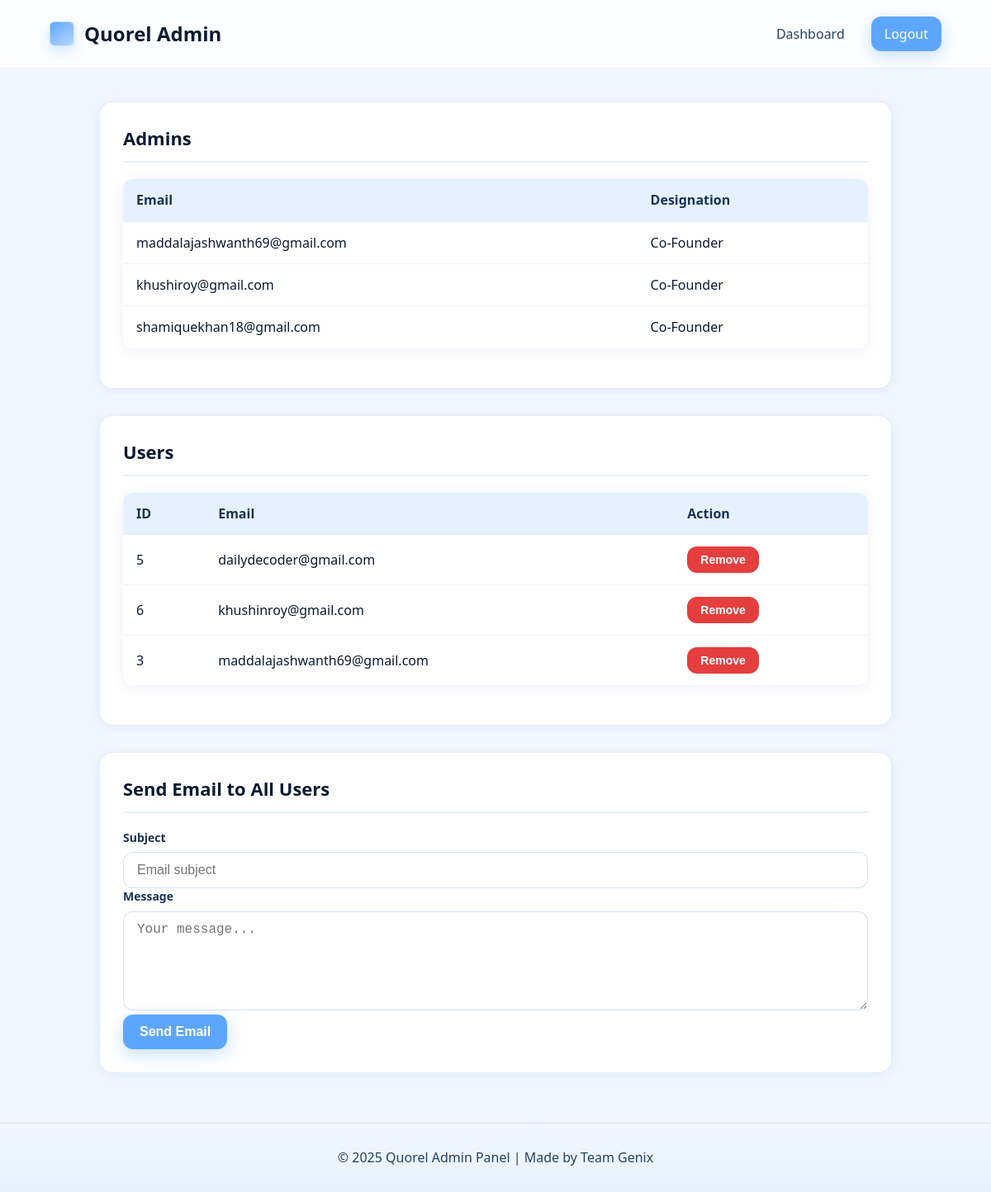
The page /admin-panel (signed in) on the database its author committed.
### tables this page shows
CREATE TABLE admins (
            id INTEGER PRIMARY KEY AUTOINCREMENT,
            email TEXT UNIQUE NOT NULL,
            designation TEXT DEFAULT 'Admin'
        );

CREATE TABLE users (
            id INTEGER PRIMARY KEY AUTOINCREMENT,
            email TEXT UNIQUE NOT NULL,
            password_hash TEXT NOT NULL,
            is_verified INTEGER DEFAULT 0,
            verification_token TEXT,
            reset_token TEXT,
            reset_expiry TEXT
        );

### app.py (the view)
@app.route("/admin-panel", methods=["GET", "POST"])
def admin_panel():
    denied = require_admin()
    if denied: return denied
    conn = sqlite3.connect(USER_DB)
    cur = conn.cursor()
    cur.execute("SELECT id, email FROM users")
    users = cur.fetchall()
    cur.execute("SELECT id, email, designation FROM admins")
    admins = cur.fetchall()
    conn.close()
    return render_template("admin_panel.html", users=users, admins=admins)

### app.py (called while the page is built)
def is_admin(email):
    conn = sqlite3.connect(USER_DB)
    cur = conn.cursor()
    cur.execute("SELECT 1 FROM admins WHERE email=?", (email,))
    result = cur.fetchone()
    conn.close()
    return result is not None

def require_admin():
    if "user" not in session or not is_admin(session["user"]):
        return render_template("403.html"), 403
    return None

### templates/admin_panel.html (shortened to what this page needs)
<!DOCTYPE html>
<html lang="en">
<head>
</head>
<body>
    <header class="admin-header">
        <div class="admin-brand">
            <div class="brand-mark" aria-hidden="true"></div>
            <h1>Quorel Admin</h1>
        </div>
        <nav class="admin-nav">
            <a href="{{ url_for('index') }}">Dashboard</a>
            <a href="{{ url_for('logout') }}">Logout</a>
        </nav>
    </header>
    <div class="admin-container">
        <section class="admin-section">
            <h2>Admins</h2>
            <table class="admin-table">
                <thead>
                    <tr>
                        <th>Email</th>
                        <th>Designation</th>
                    </tr>
                </thead>
                <tbody>
                    {% for admin in admins %}
                    <tr>
                        <td>{{ admin[1] }}</td>
                        <td>
                            {% if admin[1] == 'maddalajashwanth69@gmail.com' %}
                            Co-Founder
                            {% else %}
                            {{ admin[2] }}
                            {% endif %}
                        </td>
                    </tr>
                    {% endfor %}
                </tbody>
            </table>
        </section>
        <section class="admin-section">
            <h2>Users</h2>
            <table class="admin-table">
                <thead>
                    <tr>
                        <th>ID</th>
                        <th>Email</th>
                        <th>Action</th>
                    </tr>
                </thead>
                <tbody>
                    {% for user in users %}
                    <tr>
                        <td>{{ user[0] }}</td>
                        <td>{{ user[1] }}</td>
                        <td>
                            <form method="post" action="{{ url_for('remove_user') }}" style="display:inline;">
                                <button type="submit" class="btn btn-danger"
                                    onclick="return confirm('Are you sure you want to remove this user?')">Remove</button>
                            </form>
                        </td>
                    </tr>
                    {% endfor %}
                </tbody>
            </table>
        </section>
        <section class="admin-section">
            <h2>Send Email to All Users</h2>
            <form method="post" action="{{ url_for('send_email_to_all') }}">
                <div class="form-group">
                    <label class="form-label" for="subject">Subject</label>
                    <input class="form-input" type="text" id="subject" name="subject" placeholder="Email subject"
                        required>
                </div>
                <div class="form-group">
                    <label class="form-label" for="body">Message</label>
                    <textarea class="form-input" id="body" name="body" placeholder="Your message..."
                        required></textarea>
                </div>
                <button class="btn btn-primary" type="submit">Send Email</button>
            </form>
        </section>
    </div>
    <footer class="admin-footer">
        <p>© 2025 Quorel Admin Panel | Made by Team Genix</p>
    </footer>
</body>
</html>

### templates/admin_panel.html (style rules this page uses)
:root { --blue-25: #f7faff; --blue-50: #f2f7ff; --blue-100: #e6f1ff; --blue-200: #d3e7ff; --blue-300: #b9d8ff; --blue-400: #8fc0ff; --blue-500: #5da6ff; --blue-600: #3b86e8; --blue-700: #2d69bb; --ink-900: #0b1a33; --ink-800: #173356; --ink-700: #274264; --ink-600: #35577b; --muted: #6e8aab; --shadow: 0 6px 28px rgba(23, 70, 161, 0.12); --shadow-soft: 0 2px 14px rgba(23, 70, 161, 0.08); --speed-fast: 180ms; --speed-med: 280ms; --grad: linear-gradient(135deg, rgba(93, 166, 255, 0.18), rgba(232, 242, 255, 0.6)); --grad-strong: linear-gradient(90deg, #2d69bb, #5da6ff); --error: #e53e3e; --error-light: #fed7d7; }
* { box-sizing: border-box; margin: 0; padding: 0; }
html, body { margin: 0; padding: 0; background: var(--blue-50); color: var(--ink-900); font-family: ui-sans-serif, system-ui, -apple-system, Segoe UI, Roboto, Inter, Helvetica, Arial, "Apple Color Emoji", "Segoe UI Emoji"; -webkit-font-smoothing: antialiased; -moz-osx-font-smoothing: grayscale; line-height: 1.4; min-height: 100vh; }
a { color: inherit; text-decoration: none; }
.admin-header { background: rgba(255, 255, 255, 0.8); backdrop-filter: blur(10px); border-bottom: 1px solid rgba(45, 105, 187, 0.08); padding: 20px min(5%, 60px); display: flex; justify-content: space-between; align-items: center; position: sticky; top: 0; z-index: 1000; }
.admin-brand { display: flex; align-items: center; gap: 12px; }
.brand-mark { width: 30px; height: 30px; border-radius: 6px; background: linear-gradient(145deg, var(--blue-500), var(--blue-300)); box-shadow: inset 0 0 0 1px rgba(255, 255, 255, 0.5), 0 6px 16px rgba(93, 166, 255, 0.28); }
.admin-brand h1 { font-weight: 700; font-size: 24px; color: var(--ink-900); }
.admin-nav { display: flex; align-items: center; gap: 18px; color: var(--ink-700); }
.admin-nav a { padding: 10px 14px; border-radius: 10px; transition: background var(--speed-fast), color var(--speed-fast), transform var(--speed-fast); font-weight: 500; }
.admin-nav a:last-child { background: var(--blue-500); color: #fff; padding: 10px 16px; border-radius: 12px; box-shadow: 0 6px 20px rgba(93, 166, 255, 0.35); transition: transform var(--speed-fast), box-shadow var(--speed-fast), opacity var(--speed-fast); }
.admin-container { max-width: 1000px; margin: 40px auto; padding: 0 20px; }
.admin-section { background: #fff; border-radius: 16px; box-shadow: var(--shadow-soft); padding: 28px; margin-bottom: 32px; border: 1px solid rgba(45, 105, 187, 0.12); }
.admin-section h2 { color: var(--ink-900); margin-bottom: 20px; padding-bottom: 12px; border-bottom: 2px solid var(--blue-100); font-size: 22px; }
.admin-table { width: 100%; border-collapse: collapse; margin: 20px 0; border-radius: 12px; overflow: hidden; box-shadow: var(--shadow-soft); }
.admin-table th { background: var(--blue-100); color: var(--ink-800); font-weight: 600; text-align: left; padding: 14px 16px; border-bottom: 1px solid rgba(45, 105, 187, 0.12); }
.admin-table td { padding: 14px 16px; border-bottom: 1px solid rgba(45, 105, 187, 0.08); color: var(--ink-900); }
.admin-table tr:last-child td { border-bottom: none; }
.form-group { flex: 1; min-width: 200px; }
.form-label { display: block; margin-bottom: 8px; font-weight: 600; color: var(--ink-800); font-size: 14px; }
.form-input { width: 100%; padding: 12px 16px; border: 1px solid rgba(45, 105, 187, 0.2); border-radius: 12px; background: #fff; color: var(--ink-900); font-size: 16px; transition: border-color var(--speed-fast), box-shadow var(--speed-fast); }
textarea.form-input { min-height: 120px; resize: vertical; }
.btn { padding: 12px 20px; border-radius: 12px; border: none; font-size: 16px; font-weight: 600; cursor: pointer; transition: all var(--speed-fast); display: inline-flex; align-items: center; justify-content: center; }
.btn-primary { background: var(--blue-500); color: #fff; box-shadow: 0 6px 20px rgba(93, 166, 255, 0.35); }
.btn-danger { background: var(--error); color: #fff; padding: 8px 16px; font-size: 14px; }
.admin-footer { background: linear-gradient(180deg, #f2f7ff, #e6f1ff); border-top: 1px solid rgba(45, 105, 187, 0.12); padding: 30px min(5%, 60px); text-align: center; color: var(--ink-700); margin-top: 60px; }

### rows shown on the page
admins: email "maddalajashwanth69@gmail.com", shows "Co-Founder"
admins: email "khushiroy@gmail.com", designation "Co-Founder"
admins: email "shamiquekhan18@gmail.com", designation "Co-Founder"
users: id "5", email "dailydecoder@gmail.com"
users: id "6", email "khushinroy@gmail.com"
users: id "3", email "maddalajashwanth69@gmail.com"
